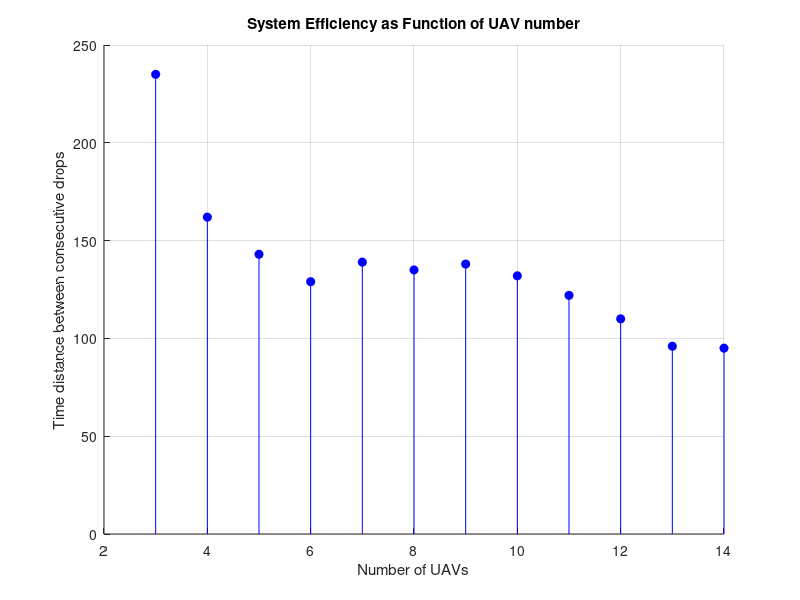
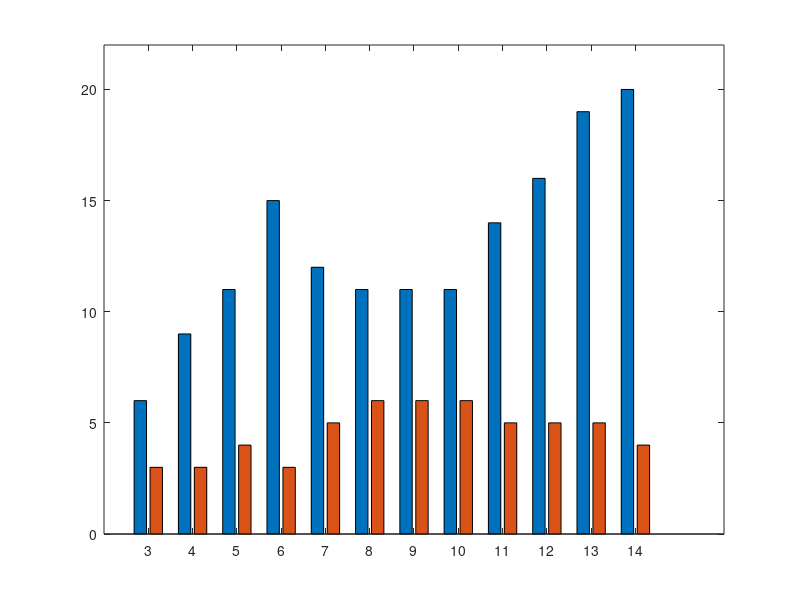

The MATLAB script that drew these images, in order: (Note: this script raises an error after producing the figures.)
clear; close all; clc;


numUAV = [3, 4, 5, 6, 7, 8, 9, 10, 11, 12, 13, 14];
times  = [235, 162, 143, 129, 139, 135, 138, 132, 122, 110, 96, 95];
drops_f1 = [6,9,11,15,12,11,11,11,14,16,19,20];
drops_f2 = [3,3,4,3,5,6,6,6,5,5,5,4];


figure(1); hold on;
plot(numUAV, times, 'bo', 'MarkerFaceColor','b');

% draw a vertical “stem” from y=0 up to each time
for i = 1:numel(numUAV)
    line( [numUAV(i) numUAV(i)], [0 times(i)], ...
          'Color','b', 'LineStyle','-', 'LineWidth', 0.5 );
end

xlabel('Number of UAVs');
ylabel('Time distance between consecutive drops');
title('System Efficiency as Function of UAV number');
grid on;
hold off;



% Prepare data matrix (rows correspond to each numUAV, columns to the two series)
Y = [drops_f1; drops_f2].';

% Plot
figure(2);

h = bar(numUAV, Y, 'grouped');
ylim([0 22])
% Set custom colors
h(1).FaceColor = [0.2 0.6 0.8];   % e.g. blueish for drops_f1
h(2).FaceColor = [0.9 0.4 0.4];   % e.g. reddish  for drops_f2

% Labels and legend
xlabel('Number of UAVs');
ylabel('Number of Drops');
title('Drops per Fire for Varying UAV Fleet Sizes');
legend({'Fire 1','Fire 2'}, 'Location','northwest');

% Optional: grid, tight axes
grid on;
set(gca,'XTick', numUAV);
xlim([min(numUAV)-1, max(numUAV)+1]);